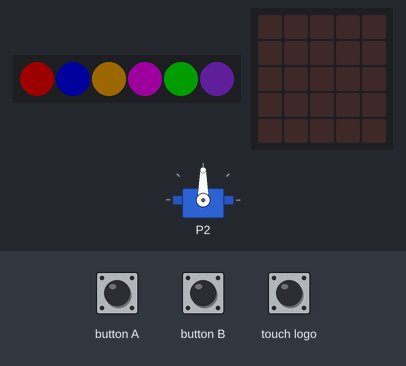
Simulated run of this program. Board: BBC micro:bit (MakeCode). Parts: servo, 6 RGB LEDs in strip order, left to right, the board's 5×5 LED display. The inputs (shaded band) are chosen by the test bench. Dim RGB values are drawn brighter than linear.

Above: at 1.2 s.
1.3 s: button A pressed for 0.15 s
At 1.9 s:
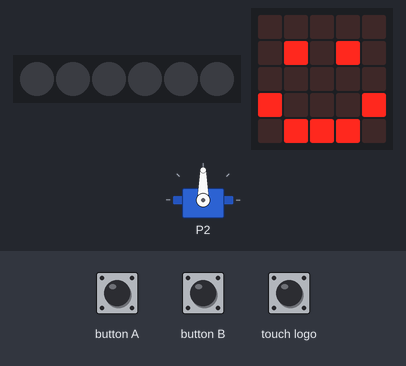
2.0 s: button B pressed for 0.15 s
At 2.34 s:
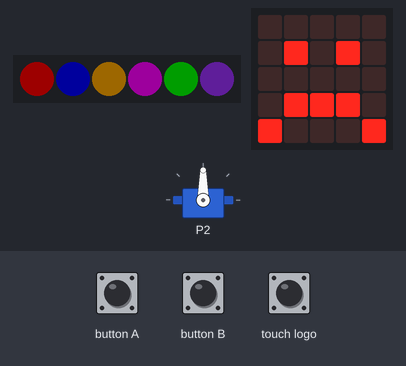
2.7 s: button A pressed for 0.15 s
At 3.25 s:
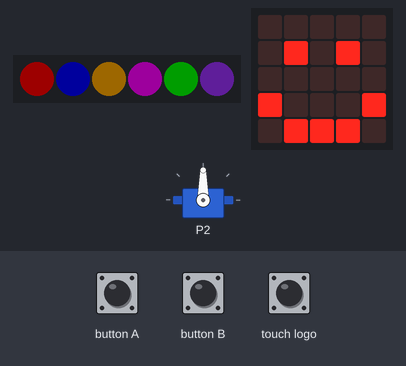
3.4 s: button B pressed for 0.15 s
At 3.9 s:
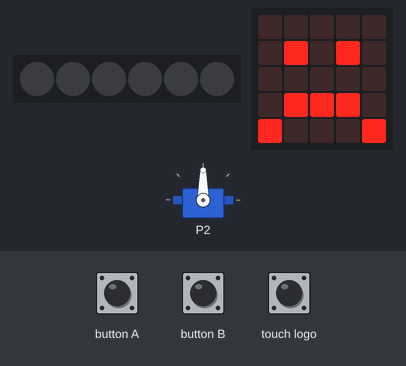
4.1 s: button A pressed for 0.15 s
At 6.0 s:
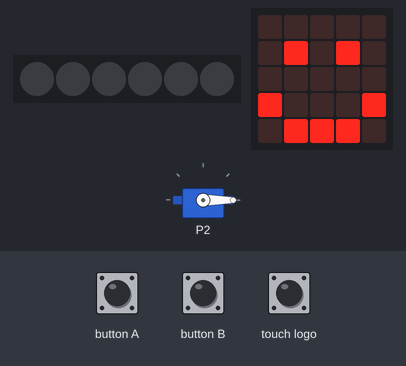
Timing chart, 0 to 8.8 s (numbered marks = the images above; inputs shaded):
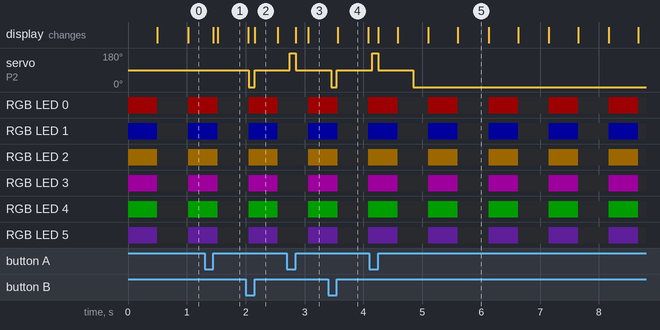

Measured:
- after the input at 1.3 s, the display: first changes after 0.15 s (image 1 shows a later state)
- after the input at 2.0 s, the display: first differs from a run without the input after 0.15 s (image 2)
- after the input at 2.7 s, the display: first changes after 0.15 s (image 3 shows a later state)
- after the input at 3.4 s, the display: changes after 0.16 s (image 4)
- after the input at 4.1 s, the display: first changes after 0.15 s (image 5 shows a later state)
- what the display in image 4 shows lasts 0.5 s, from 3.6 s to 4.1 s

The program:

main.ts
```typescript
input.onLogoEvent(TouchButtonEvent.Pressed, function () {
    pins.servoSetPulse(AnalogPin.P2, 0)
})
input.onButtonPressed(Button.A, function () {
    pins.servoSetPulse(AnalogPin.P2, 1500)
    basic.showIcon(IconNames.Happy)
    pins.servoWritePin(AnalogPin.P2, 0)
    basic.pause(500)
})
input.onButtonPressed(Button.B, function () {
    pins.servoSetPulse(AnalogPin.P2, 1500)
    basic.showIcon(IconNames.Sad)
    pins.servoWritePin(AnalogPin.P2, 180)
    basic.pause(500)
})
let strip = neopixel.create(DigitalPin.P1, 6, NeoPixelMode.RGB)
strip.setBrightness(30)
pins.servoWritePin(AnalogPin.P2, 90)
pins.servoSetPulse(AnalogPin.P2, 1500)
basic.forever(function () {
    strip.setPixelColor(0, neopixel.colors(NeoPixelColors.Red))
    strip.setPixelColor(1, neopixel.colors(NeoPixelColors.Blue))
    strip.setPixelColor(2, neopixel.colors(NeoPixelColors.Orange))
    strip.setPixelColor(3, neopixel.colors(NeoPixelColors.Purple))
    strip.setPixelColor(4, neopixel.colors(NeoPixelColors.Green))
    strip.setPixelColor(5, neopixel.colors(NeoPixelColors.Violet))
    strip.show()
    basic.pause(500)
    strip.clear()
    strip.show()
    basic.pause(500)
})
```

test.ts
```typescript
// 在此处测试；当此软件包作为插件使用时，将不会编译此软件包。
```
